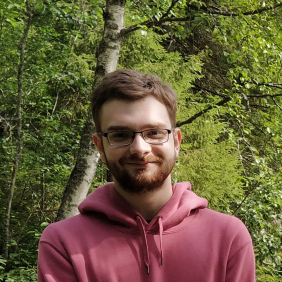
#> input picture other/test_img.jpg, 282 x 282 px
$ python image_recognition.py
#> lines starting #> are read from the running program, lines starting #| are printed output that depends on the picture; after the words box and inside, x2 and y2 are one past the last pixel; in counts of white or black regions, pixels touching at a corner belong together
import cv2

# Загрузка изображения
image = cv2.imread('test_img.jpg')
#> image is the input picture: shape (282, 282, 3); mean B, G, R 58.7, 92.5, 104.8

# Преобразование изображения в оттенки серого
gray_image = cv2.cvtColor(image, cv2.COLOR_BGR2GRAY)
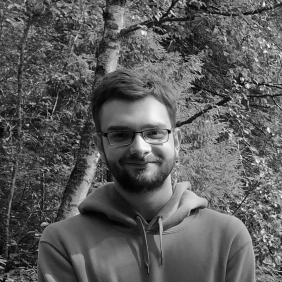
#> gray_image: shape (282, 282); min 2, max 248, mean 92.3

# Поиск контуров на изображении
contours, _ = cv2.findContours(gray_image, cv2.RETR_EXTERNAL, cv2.CHAIN_APPROX_SIMPLE)
#> contours = [[[0, 0], [0, 281], [281, 281], [281, 0]]]

# Отображение контуров на изображении
cv2.drawContours(image, contours, -1, (0, 255, 0), 2)
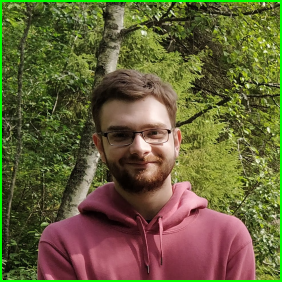
#> image: shape (282, 282, 3); 2.82% of pixels changed, all inside (x1, y1, x2, y2) = (0, 0, 282, 282)

blurred_image = cv2.GaussianBlur(image, (5, 5), 0)
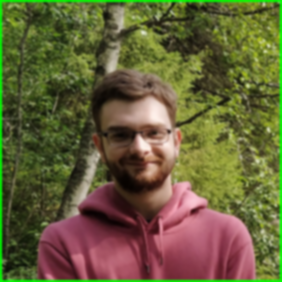
#> blurred_image: shape (282, 282, 3); mean B, G, R 57.3, 97, 102.1

# Отображение изображения с контурами
cv2.imshow('Image with Contours', blurred_image)
cv2.waitKey(0)
cv2.destroyAllWindows()
